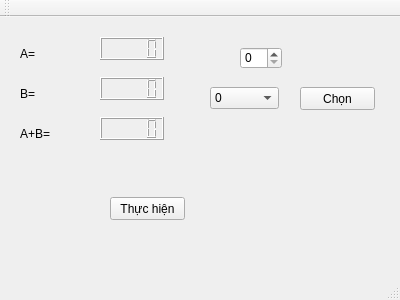
<?xml version="1.0" encoding="UTF-8"?>
<ui version="4.0">
 <class>MainWindow</class>
 <widget class="QMainWindow" name="MainWindow">
  <property name="geometry">
   <rect>
    <x>0</x>
    <y>0</y>
    <width>400</width>
    <height>300</height>
   </rect>
  </property>
  <property name="windowTitle">
   <string>MainWindow</string>
  </property>
  <widget class="QWidget" name="centralWidget">
   <widget class="QSpinBox" name="spinBox">
    <property name="geometry">
     <rect>
      <x>240</x>
      <y>30</y>
      <width>42</width>
      <height>22</height>
     </rect>
    </property>
   </widget>
   <widget class="QComboBox" name="comboBox">
    <property name="geometry">
     <rect>
      <x>210</x>
      <y>70</y>
      <width>69</width>
      <height>22</height>
     </rect>
    </property>
    <property name="insertPolicy">
     <enum>QComboBox::InsertAlphabetically</enum>
    </property>
    <property name="sizeAdjustPolicy">
     <enum>QComboBox::AdjustToMinimumContentsLengthWithIcon</enum>
    </property>
    <item>
     <property name="text">
      <string>0</string>
     </property>
    </item>
    <item>
     <property name="text">
      <string>1</string>
     </property>
    </item>
    <item>
     <property name="text">
      <string>2</string>
     </property>
    </item>
    <item>
     <property name="text">
      <string>3</string>
     </property>
    </item>
    <item>
     <property name="text">
      <string>4</string>
     </property>
    </item>
    <item>
     <property name="text">
      <string>5</string>
     </property>
    </item>
    <item>
     <property name="text">
      <string>6</string>
     </property>
    </item>
    <item>
     <property name="text">
      <string>7</string>
     </property>
    </item>
    <item>
     <property name="text">
      <string>8</string>
     </property>
    </item>
    <item>
     <property name="text">
      <string>9</string>
     </property>
    </item>
    <item>
     <property name="text">
      <string>10</string>
     </property>
    </item>
    <item>
     <property name="text">
      <string>11</string>
     </property>
    </item>
    <item>
     <property name="text">
      <string>12</string>
     </property>
    </item>
   </widget>
   <widget class="QLCDNumber" name="lcdNumber">
    <property name="geometry">
     <rect>
      <x>100</x>
      <y>20</y>
      <width>64</width>
      <height>23</height>
     </rect>
    </property>
   </widget>
   <widget class="QLabel" name="label">
    <property name="geometry">
     <rect>
      <x>20</x>
      <y>30</y>
      <width>46</width>
      <height>13</height>
     </rect>
    </property>
    <property name="text">
     <string>A=</string>
    </property>
   </widget>
   <widget class="QPushButton" name="pushButton">
    <property name="geometry">
     <rect>
      <x>110</x>
      <y>180</y>
      <width>75</width>
      <height>23</height>
     </rect>
    </property>
    <property name="text">
     <string>Thực hiện</string>
    </property>
   </widget>
   <widget class="QPushButton" name="pushButton_2">
    <property name="geometry">
     <rect>
      <x>300</x>
      <y>70</y>
      <width>75</width>
      <height>23</height>
     </rect>
    </property>
    <property name="text">
     <string>Chọn</string>
    </property>
   </widget>
   <widget class="QLabel" name="label_2">
    <property name="geometry">
     <rect>
      <x>20</x>
      <y>70</y>
      <width>46</width>
      <height>13</height>
     </rect>
    </property>
    <property name="text">
     <string>B=</string>
    </property>
   </widget>
   <widget class="QLabel" name="label_3">
    <property name="geometry">
     <rect>
      <x>20</x>
      <y>110</y>
      <width>46</width>
      <height>13</height>
     </rect>
    </property>
    <property name="text">
     <string>A+B=</string>
    </property>
   </widget>
   <widget class="QLCDNumber" name="lcdNumber_2">
    <property name="geometry">
     <rect>
      <x>100</x>
      <y>60</y>
      <width>64</width>
      <height>23</height>
     </rect>
    </property>
   </widget>
   <widget class="QLCDNumber" name="lcdNumber_3">
    <property name="geometry">
     <rect>
      <x>100</x>
      <y>100</y>
      <width>64</width>
      <height>23</height>
     </rect>
    </property>
   </widget>
  </widget>
  <widget class="QMenuBar" name="menuBar">
   <property name="geometry">
    <rect>
     <x>0</x>
     <y>0</y>
     <width>400</width>
     <height>21</height>
    </rect>
   </property>
  </widget>
  <widget class="QToolBar" name="mainToolBar">
   <attribute name="toolBarArea">
    <enum>TopToolBarArea</enum>
   </attribute>
   <attribute name="toolBarBreak">
    <bool>false</bool>
   </attribute>
  </widget>
  <widget class="QStatusBar" name="statusBar"/>
 </widget>
 <layoutdefault spacing="6" margin="11"/>
 <resources/>
 <connections/>
</ui>
